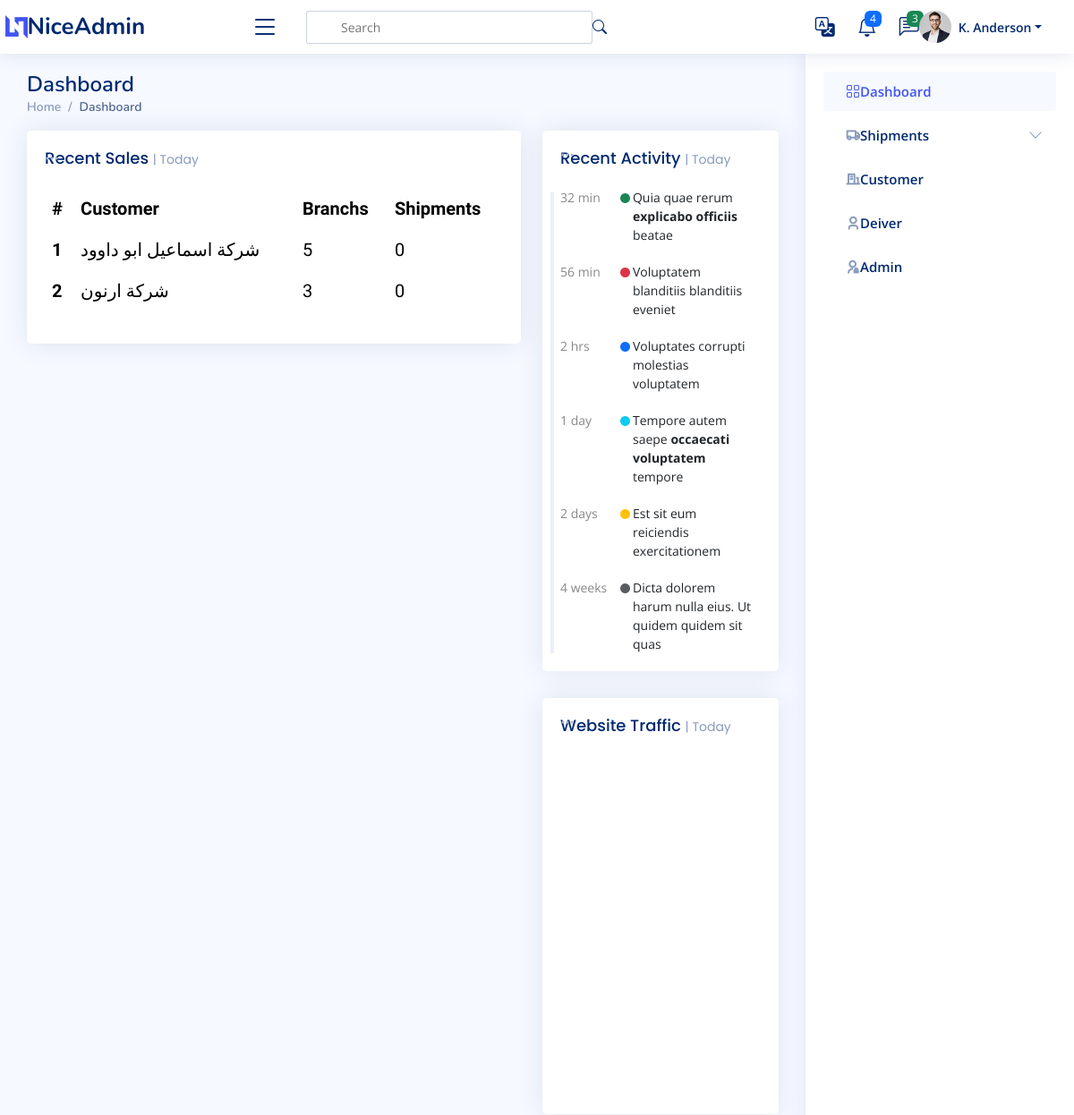
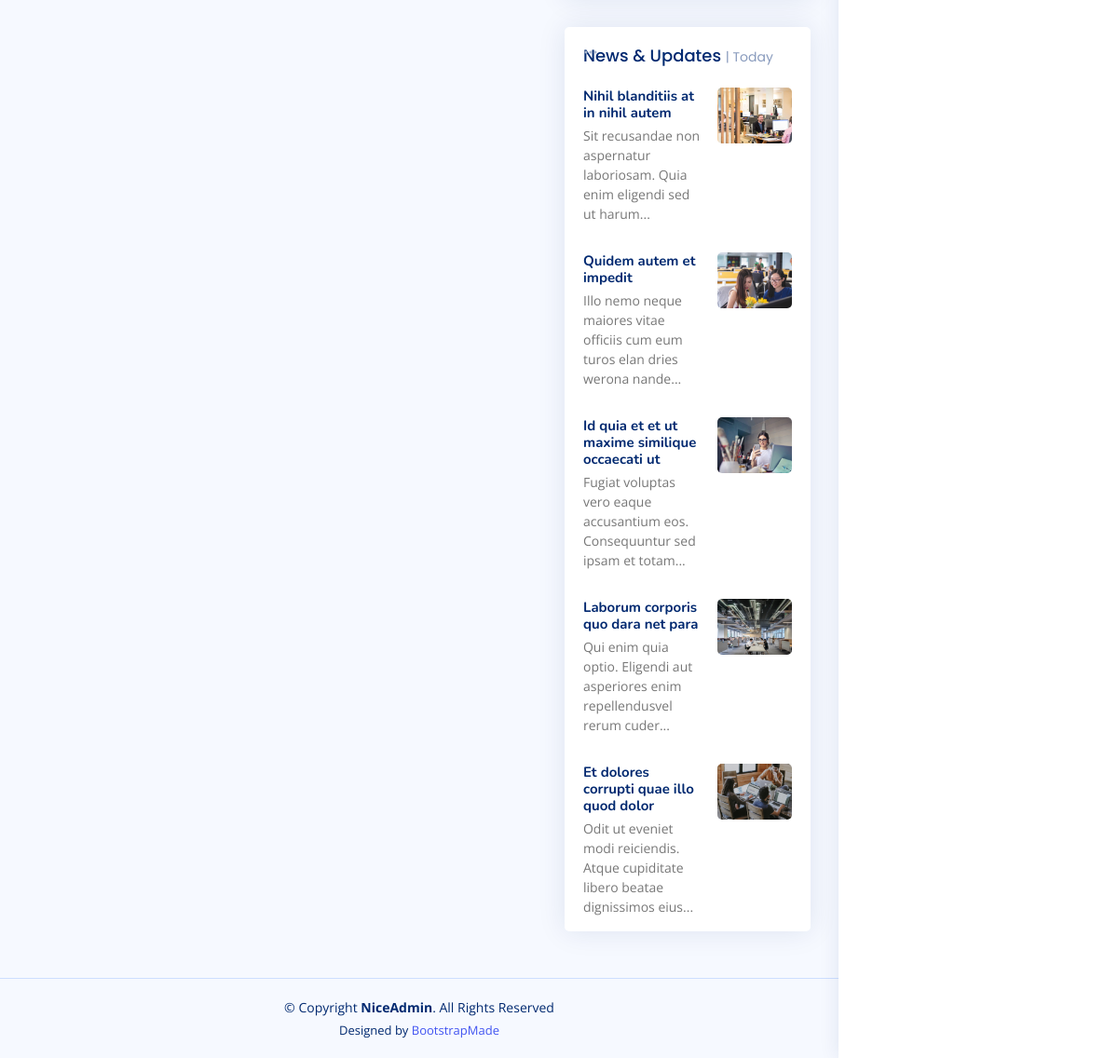
Screenshot of /customer/ with the database file from the repository (2 pictures, top to bottom).
### customers/models.py (models this page shows, shortened)
class Customers(models.Model):
    name = models.CharField(max_length=255)

class Branch(models.Model):
    customers = models.ForeignKey(Customers, related_name='branch_customers', on_delete=models.CASCADE)
    name = models.CharField(_("Name"),max_length=255)
    city = models.CharField(_("City"),max_length=255)

### customers/views.py (the view)
# urls.py: path('', CustomersList.as_view(), name='customers_list'),
class CustomersList(ListView):
    model = Customers    #context : object_list, model_list

### templates/customers/customers_list.html (shortened to what this page needs)
{% extends 'base.html' %}
{% load static %}
{% block body %}
<main id="main" class="main">
    <div class="pagetitle">
        <h1>Dashboard</h1>
        <nav>
            <ol class="breadcrumb">
                <li class="breadcrumb-item"><a href="index.html">Home</a></li>
                <li class="breadcrumb-item active">Dashboard</li>
            </ol>
        </nav>
    </div>
    <section class="section dashboard">
        <div class="row">
            <div class="col-lg-8">
                <div class="row">
                    <div class="col-12">
                        <div class="card recent-sales overflow-auto">
                            <div class="filter">
                                <a class="icon" href="#" data-bs-toggle="dropdown"><i class="bi bi-three-dots"></i></a>
                            </div>
                            <div class="card-body">
                                <h5 class="card-title">Recent Sales <span>| Today</span></h5>
                                <table class="table table-borderless datatable  table-hover">
                                    <thead>
                                        <tr>
                                            <th scope="col">#</th>
                                            <th scope="col">Customer</th>
                                            <th scope="col"> Branchs</th>
                                            <th scope="col"> Shipments</th>
                                        </tr>
                                    </thead>
                                    <tbody>
                                        {% for customer in object_list %}
                                        <tr>
                                            <th scope="row">{{ forloop.counter }}</th>
                                            <td><a class="text-reset text-decoration-none" href="{% url 'customer_detail' customer.id %}">{{ customer.name }}</a></td>
                                            <td>{{ customer.branch_customers.all|length }}</td>
                                            <td>{{ branch|length }}</td>
                                        </tr>
                                        {% endfor %}
                                    </tbody>
                                </table>
                            </div>
                        </div>
                    </div>
                </div>
            </div>
            <div class="col-lg-4">
                <div class="card">
                    <div class="filter">
                        <a class="icon" href="#" data-bs-toggle="dropdown"><i class="bi bi-three-dots"></i></a>
                    </div>
                    <div class="card-body">
                        <h5 class="card-title">Recent Activity <span>| Today</span></h5>
                        <div class="activity">
                            <div class="activity-item d-flex">
                                <div class="activite-label">32 min</div>
                                <i class='bi bi-circle-fill activity-badge text-success align-self-start'></i>
                                <div class="activity-content">
                                    Quia quae rerum <a href="#" class="fw-bold text-dark">explicabo officiis</a> beatae
                                </div>
                            </div>
                            <div class="activity-item d-flex">
                                <div class="activite-label">56 min</div>
                                <i class='bi bi-circle-fill activity-badge text-danger align-self-start'></i>
                                <div class="activity-content">
                                    Voluptatem blanditiis blanditiis eveniet
                                </div>
                            </div>
                            <div class="activity-item d-flex">
                                <div class="activite-label">2 hrs</div>
                                <i class='bi bi-circle-fill activity-badge text-primary align-self-start'></i>
                                <div class="activity-content">
                                    Voluptates corrupti molestias voluptatem
                                </div>
                            </div>
                            <div class="activity-item d-flex">
                                <div class="activite-label">1 day</div>
                                <i class='bi bi-circle-fill activity-badge text-info align-self-start'></i>
                                <div class="activity-content">
                                    Tempore autem saepe <a href="#" class="fw-bold text-dark">occaecati voluptatem</a>
                                    tempore
                                </div>
                            </div>
                            <div class="activity-item d-flex">
                                <div class="activite-label">2 days</div>
                                <i class='bi bi-circle-fill activity-badge text-warning align-self-start'></i>
                                <div class="activity-content">
                                    Est sit eum reiciendis exercitationem
                                </div>
                            </div>
                            <div class="activity-item d-flex">
                                <div class="activite-label">4 weeks</div>
                                <i class='bi bi-circle-fill activity-badge text-muted align-self-start'></i>
                                <div class="activity-content">
                                    Dicta dolorem harum nulla eius. Ut quidem quidem sit quas
                                </div>
                            </div>
                        </div>
                    </div>
                </div>
                <div class="card">
                    <div class="filter">
                        <a class="icon" href="#" data-bs-toggle="dropdown"><i class="bi bi-three-dots"></i></a>
                    </div>
                    <div class="card-body pb-0">
                        <h5 class="card-title">Website Traffic <span>| Today</span></h5>
                        <div id="trafficChart" style="min-height: 400px;" class="echart"></div>
                    </div>
                </div>
                <div class="card">
                    <div class="filter">
                        <a class="icon" href="#" data-bs-toggle="dropdown"><i class="bi bi-three-dots"></i></a>
                    </div>
                    <div class="card-body pb-0">
                        <h5 class="card-title">News &amp; Updates <span>| Today</span></h5>
                        <div class="news">
                            <div class="post-item clearfix">
                                <img src="assets/img/news-1.jpg" alt="">
                                <h4><a href="#">Nihil blanditiis at in nihil autem</a></h4>
                                <p>Sit recusandae non aspernatur laboriosam. Quia enim eligendi sed ut harum...</p>
                            </div>
                            <div class="post-item clearfix">
                                <img src="assets/img/news-2.jpg" alt="">
                                <h4><a href="#">Quidem autem et impedit</a></h4>
                                <p>Illo nemo neque maiores vitae officiis cum eum turos elan dries werona nande...</p>
                            </div>
                            <div class="post-item clearfix">
                                <img src="assets/img/news-3.jpg" alt="">
                                <h4><a href="#">Id quia et et ut maxime similique occaecati ut</a></h4>
                                <p>Fugiat voluptas vero eaque accusantium eos. Consequuntur sed ipsam et totam...</p>
                            </div>
                            <div class="post-item clearfix">
                                <img src="assets/img/news-4.jpg" alt="">
                                <h4><a href="#">Laborum corporis quo dara net para</a></h4>
                                <p>Qui enim quia optio. Eligendi aut asperiores enim repellendusvel rerum cuder...</p>
                            </div>
                            <div class="post-item clearfix">
                                <img src="assets/img/news-5.jpg" alt="">
                                <h4><a href="#">Et dolores corrupti quae illo quod dolor</a></h4>
                                <p>Odit ut eveniet modi reiciendis. Atque cupiditate libero beatae dignissimos eius...
                                </p>
                            </div>
                        </div>
                    </div>
                </div>
            </div>
        </div>
    </section>
</main>
{% endblock %}

### static/ar/css/style.css (style rules this page uses)
:root { scroll-behavior: smooth; }
body { font-family: "Open Sans", sans-serif; background: #f6f9ff; color: #444444; }
a { color: #4154f1; text-decoration: none; }
h1, h2, h3, h4, h5, h6 { font-family: "Nunito", sans-serif; }
#main { margin-top: 60px; padding: 20px 30px; transition: all 0.3s; }
.pagetitle { margin-bottom: 10px; }
.pagetitle h1 { font-size: 24px; margin-bottom: 0; font-weight: 600; color: #012970; }
.card { margin-bottom: 30px; border: none; border-radius: 5px; box-shadow: 0px 0 30px rgba(1, 41, 112, 0.1); }
.card-title { padding: 20px 0 15px 0; font-size: 18px; font-weight: 500; color: #012970; font-family: "Poppins", sans-serif; }
.card-title span { color: #899bbd; font-size: 14px; font-weight: 400; }
.card-body { padding: 0 20px 20px 20px; }
.breadcrumb { font-size: 14px; font-family: "Nunito", sans-serif; color: #899bbd; font-weight: 600; }
.breadcrumb a { color: #899bbd; transition: 0.3s; }
.breadcrumb .breadcrumb-item::before { color: #899bbd; }
.breadcrumb .active { color: #51678f; font-weight: 600; }
@media (min-width: 1200px) { #main, #footer { margin-right: 300px; } }
.dashboard .filter { position: absolute; left: 0px; top: 15px; }
.dashboard .filter .icon { color: #aab7cf; padding-left: 20px; padding-bottom: 5px; transition: 0.3s; font-size: 16px; }
.dashboard .activity { font-size: 14px; }
.dashboard .activity .activity-item .activite-label { color: #888; position: relative; flex-shrink: 0; flex-grow: 0; min-width: 64px; }
.dashboard .activity .activity-item .activite-label::before { content: ""; position: absolute; left: -11px; width: 4px; top: 0; bottom: 0; background-color: #eceefe; }
.dashboard .activity .activity-item .activity-badge { margin-top: 3px; z-index: 1; font-size: 11px; line-height: 0; border-radius: 50%; flex-shrink: 0; border: 3px solid #fff; flex-grow: 0; }
.dashboard .activity .activity-item .activity-content { padding-right: 10px; padding-bottom: 20px; }
.dashboard .activity .activity-item:first-child .activite-label::before { top: 5px; }
.dashboard .activity .activity-item:last-child .activity-content { padding-bottom: 0; }
.dashboard .news .post-item+.post-item { margin-top: 15px; }
.dashboard .news img { width: 80px; float: right; border-radius: 5px; }
.dashboard .news h4 { font-size: 15px; margin-right: 95px; font-weight: bold; margin-bottom: 5px; }
.dashboard .news h4 a { color: #012970; transition: 0.3s; }
.dashboard .news p { font-size: 14px; color: #777777; margin-right: 95px; }
.dashboard .recent-sales { font-size: 20px; font-family: 'Tajawal', sans-serif; }
.dashboard .recent-sales .table thead { background: #f6f6fe; }
.dashboard .recent-sales .table thead th { border: 0; }

### rows the page displays
Customers: name "شركة اسماعيل ابو داوود", branch_customers.all|length "5", branch "0"
Customers: name "شركة ارنون", branch_customers.all|length "3", branch "0"
